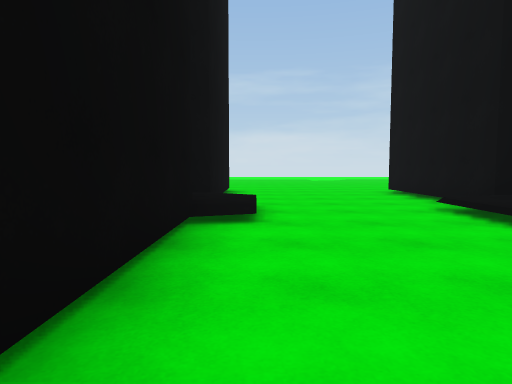
View 1 (above)

24 first-person views from a walk through a 3-D level made in the Unity game engine. The camera is 1.2 m above the floor, tilts 4° down and sees 75° across. The floor is counted in squares, 2 m on a side. Each view is taken from the middle of a square. On the plan, view 1 faces up. The plan holds only what a view shows up to about 10 squares ahead; the rest is blank. The place goes on beyond the plan. The player character is not drawn. Surface patterns are stand-ins for the level's own textures.

View 2
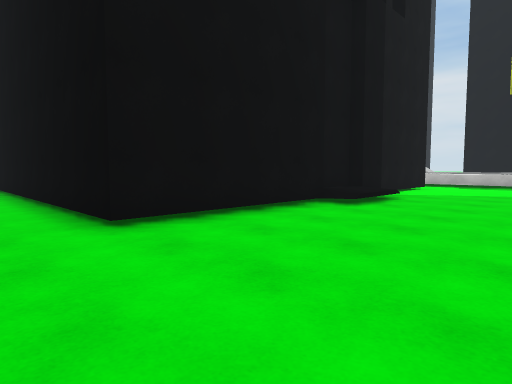

View 3
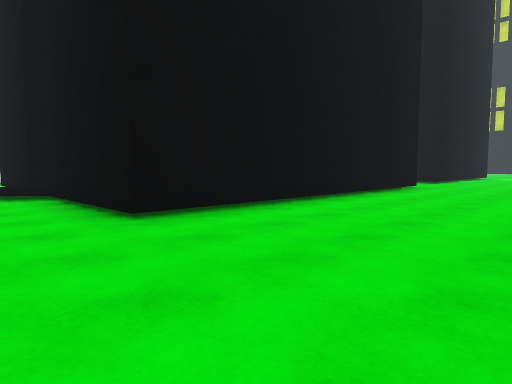

View 4
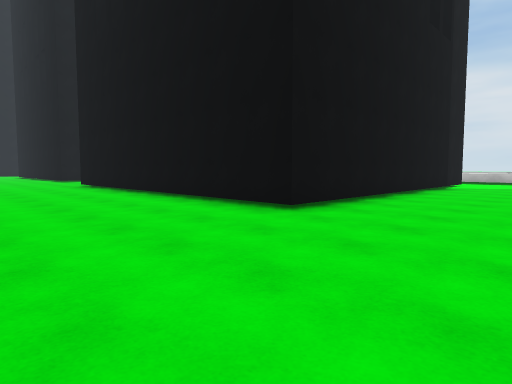

View 5
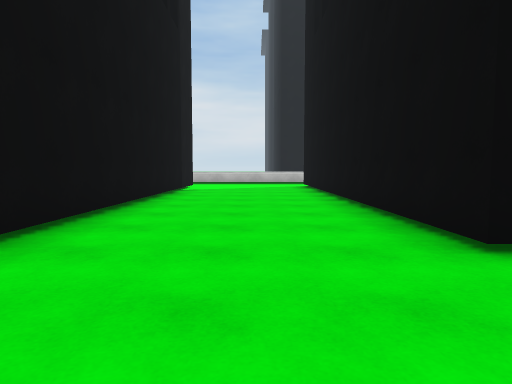

View 6
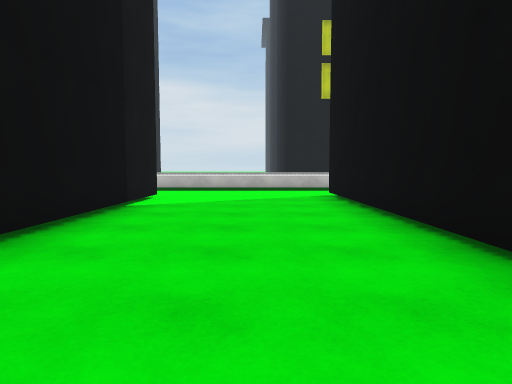

View 7
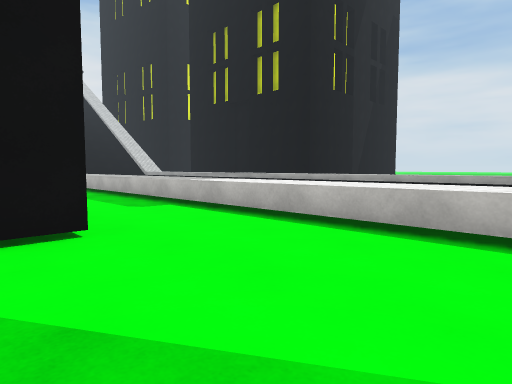

View 8
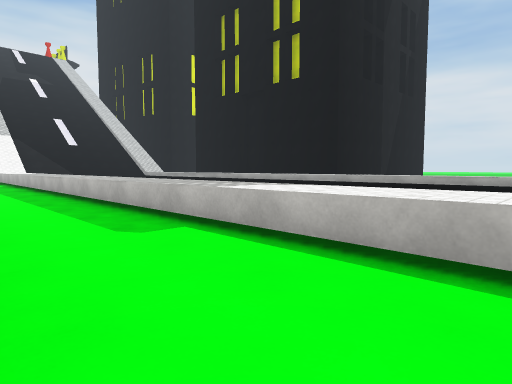

View 9
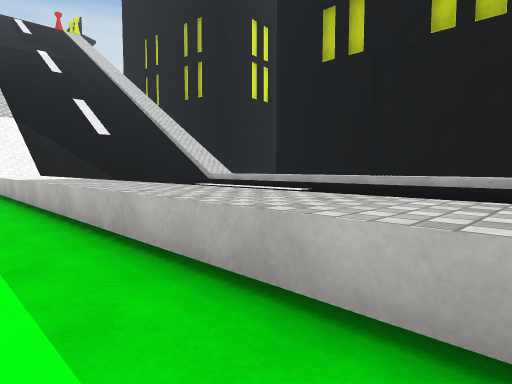

View 10
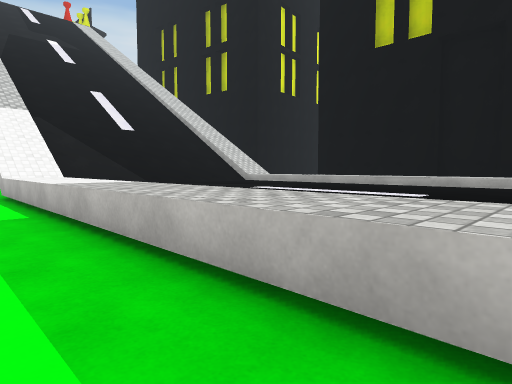

View 11
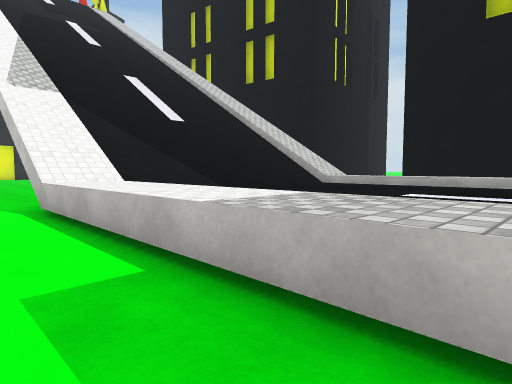

View 12
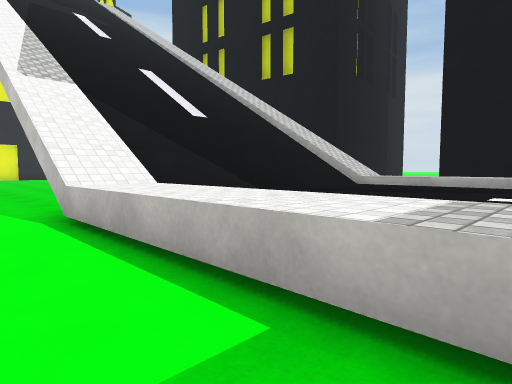

View 13
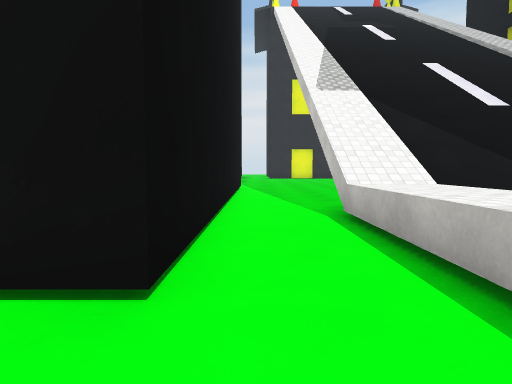

View 14
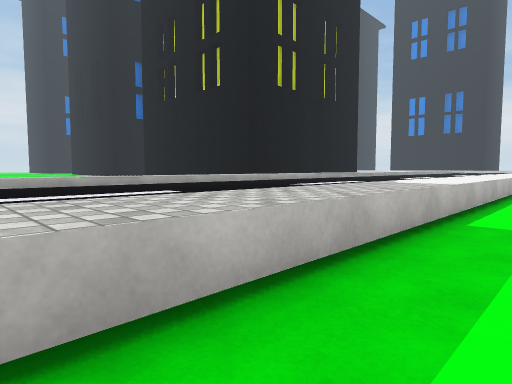

View 15
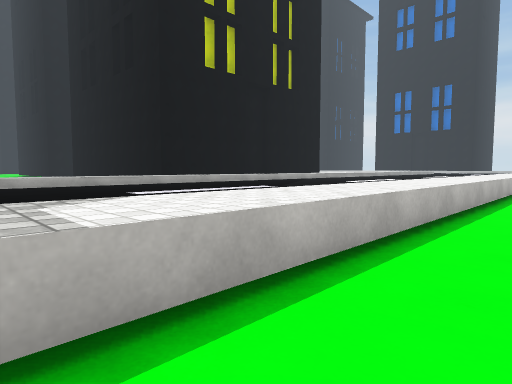

View 16
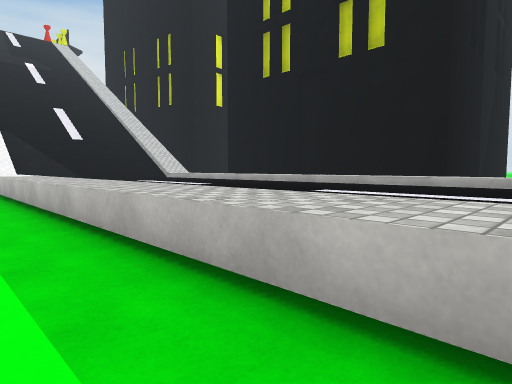

View 17
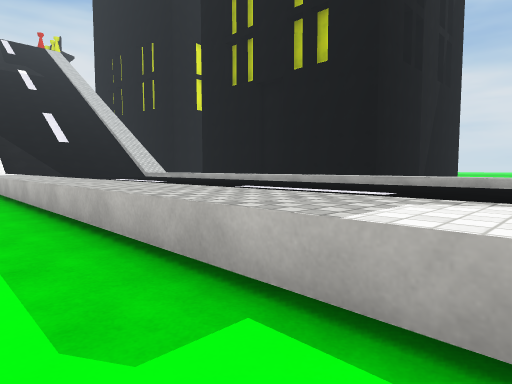

View 18
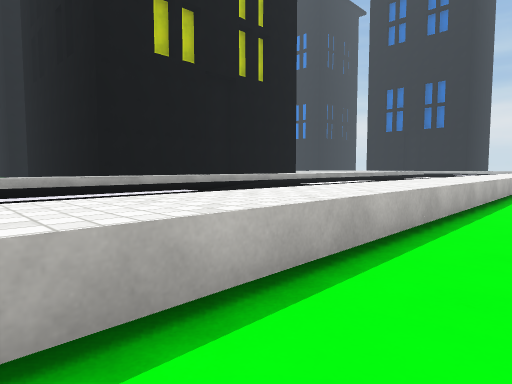

View 19
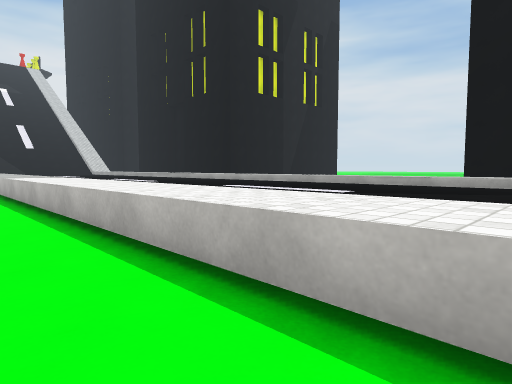

View 20
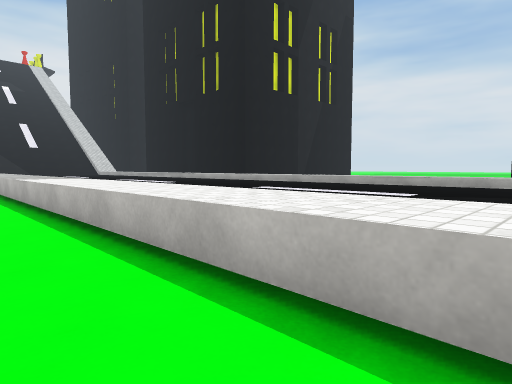

View 21
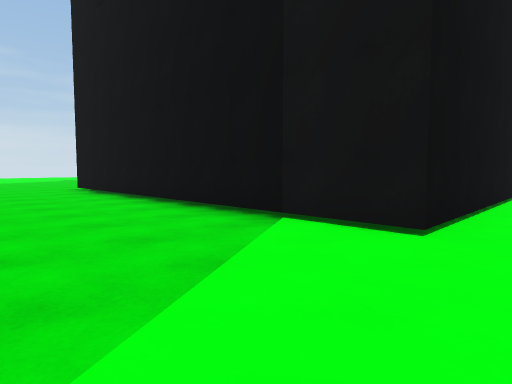

View 22
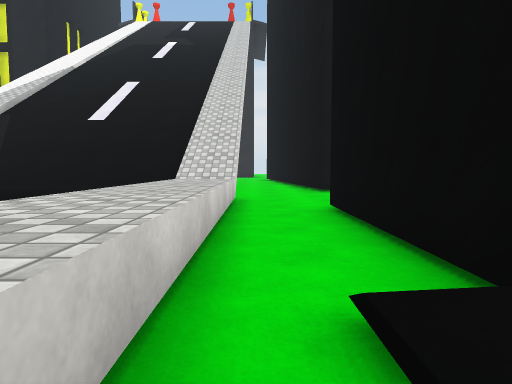

View 23
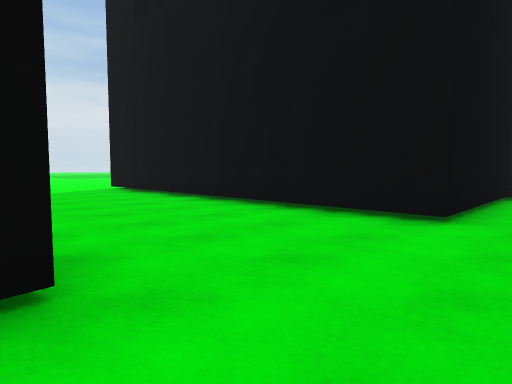

View 24
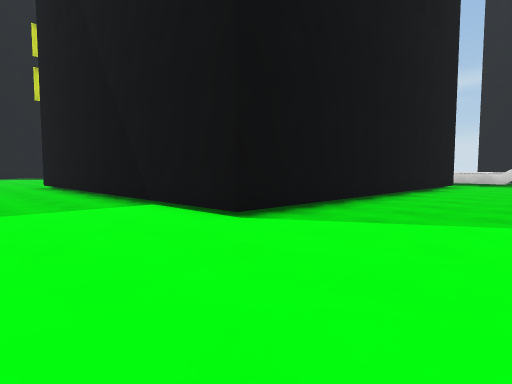

### Floor plan
Key: @ floor where view 1 was taken; # wall or solid block; . main floor; : floor 0.5 m higher than the main floor; + floor 0.75 m higher than the main floor; / step, stairs or slope; = window, fence, low wall or low ledge.
Columns run from 16 left of view 1 to 9 right of it. Each row starts with its distance up from view 1.
 13    .....     .....
 12    ...............
 11    ...............
 10    ..................
  9   ....##########..........
  8   #...#        #....######
  7   #...#        #....#
  6   #...#        #....#
  5   #...#        #/../#
  4   #...#        #/..:#
  3   #...#        #.../#
  2   #...#        #....#
  1   #...#        #....#
  0   #...######    @...######
 -1 ..........................
 -2 ======================##..
 -3  +++++++++++++++++++++= ..
 -4                       :
 -5  ::::::::::::::::::::::
 -6  ::::::::::::::::::::::
 -7  ::::::::::::::::::::::
 -8  :::::::::::::::::::::
 -9  +++++++++++++++++++++=#
-10                 ..........
-11  ##         #### /####....
-12   #         #   ###  #...#
-13                      #...
-14                      #...
-15                      #...
-16                      #...
-17                      #..
-18                      #..
-19                      #...
-20              #########...
-21              ............
-22               ...........
-23                     .....

Positions as (right, up) in squares from view 1, and headings:
1: (0, 0), facing up
2: (0, 10), facing down-right
3: (1, 13), facing down-left
4: (-13, 13), facing down-right
5: (-12, 11), facing down
6: (-12, 7), facing down
7: (-13, 1), facing down-right
8: (-11, 0), facing down-right
9: (-4, -1), facing down-right
10: (-2, -1), facing down-right
11: (1, -1), facing down-right
12: (2, -1), facing down-right
13: (2, -1), facing right
14: (-4, -1), facing down-left
15: (-8, -1), facing down-left
16: (-7, -1), facing down-right
17: (-9, -1), facing down-right
18: (-10, -1), facing down-left
19: (-16, -1), facing down-right
20: (-15, -1), facing down-right
21: (-13, -1), facing up-right
22: (0, -10), facing right
23: (9, -10), facing down-left
24: (8, -23), facing up-left
